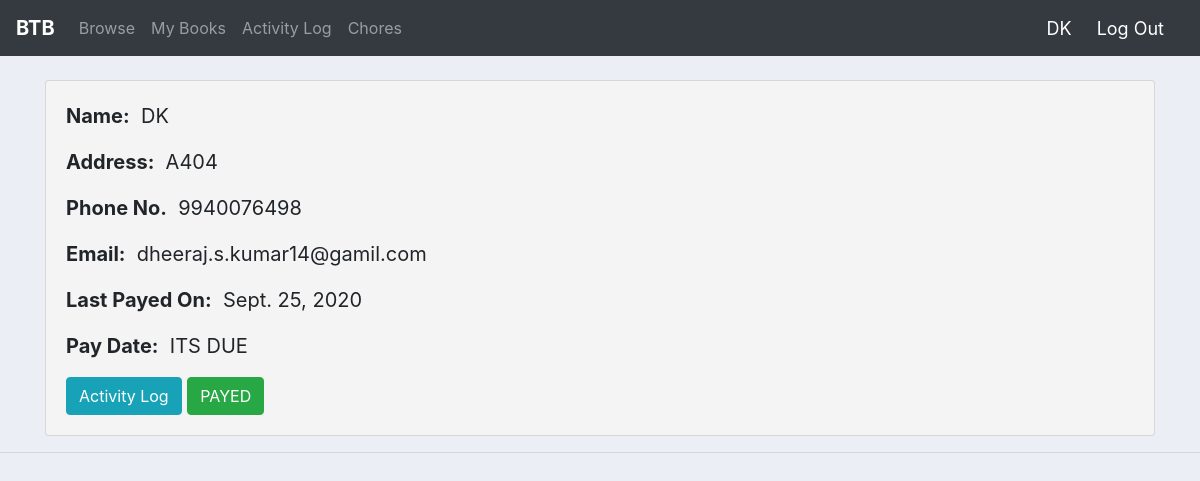
/userinfo/19/ (signed in), run on an earlier commit of the app's database.
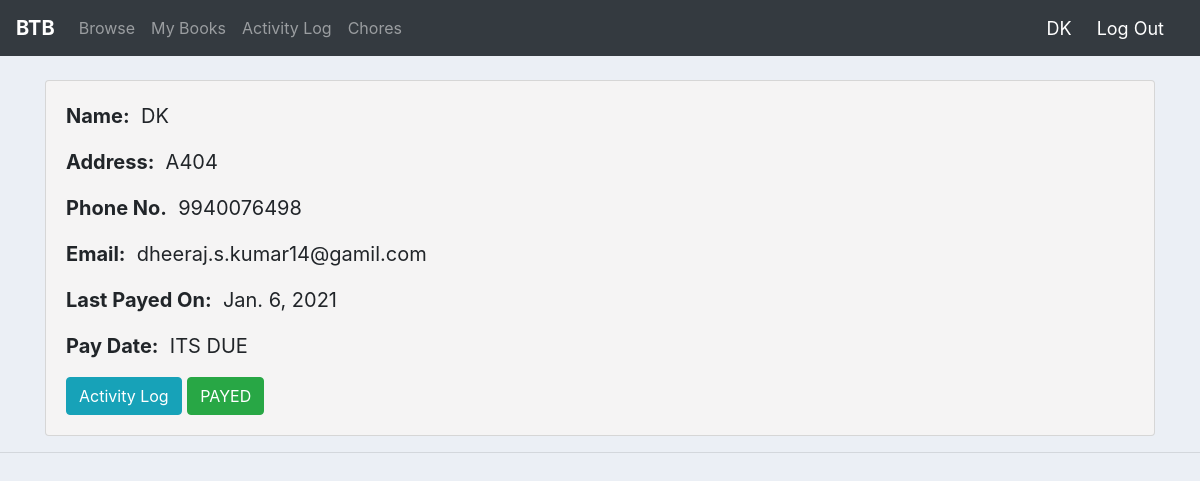
And on a later commit of the database.
### user/models.py (models this page shows, shortened)
class Customer(models.Model):
    user = models.OneToOneField(User, null = True, on_delete = models.CASCADE)
    name = models.CharField(max_length = 200, null = True)
    PhoneNo = models.CharField(max_length = 200, null = True)
    email = models.CharField(max_length = 200, null = True)
    Address = models.CharField(max_length = 10, null = True)
    DatePayed = models.DateField(null = True, blank = True)

### user/decorators.py (the view)
        def wrapper_func(request, *args, **kwargs):
            group = None
            if request.user.groups.exists():
                group = request.user.groups.all()[0].name
            if group in allowed_roles:
                return view_func(request, *args, **kwargs)
            else:
                return HttpResponse('you are not authorised to view this')

### user/views.py (called while the page is built)
@login_required(login_url = 'signin')
@allowed_users(allowed_roles = ['admin'])
def userinfo(request, pk):
    customer = Customer.objects.get(id = pk)
    today = date.today()
    global user_due_day
    if customer.DatePayed is not None:
        value = user_due_day - ((today - customer.DatePayed).days)
        if value == 1:
            customer.Paydate = 'Tomorrow'
        elif value == 0:
            customer.Paydate = 'Today'
        elif value < 0:
            customer.Paydate = 'ITS DUE'
        else:
            customer.Paydate = str(value) + ' days'
    else:
        customer.Paydate = 'ITS DUE'
    context = {'user': customer}
    return render(request, 'user/userinfo.html', context)

### user/templates/user/userinfo.html
{% extends 'user/main.html'%}
{% block content %}
<br>
<div class="container">
  <div class="card card-body" id="info">
    <div class="text">
      <p><b>Name:</b>&nbsp;&nbsp;{{user.name}}</p>
      <p><b>Address:</b>&nbsp;&nbsp;{{user.Address}}</p>
      <p><b>Phone No.</b>&nbsp;&nbsp;{{user.PhoneNo}}</p>
      <p><b>Email:</b>&nbsp;&nbsp;{{user.email}}</p>
      <p><b>Last Payed On:</b>&nbsp;&nbsp;{{user.DatePayed}}</p>
      <p><b>Pay Date:</b>&nbsp;&nbsp;{{user.Paydate}}</p>
      <a href="{% url 'activity' user.id %}" class="btn btn-info">Activity Log</a>
      {% if user.Paydate == 'ITS DUE' %}
      <a href="{% url 'pay' user.id %}" class="btn btn-success">PAYED</a>
      {%endif%}
    </div>
  </div>
</div>
{% endblock %}

What changed in the data, as far as the page shows it:
changed Customer "DK": DatePayed "Sept. 25, 2020" → "Jan. 6, 2021"
